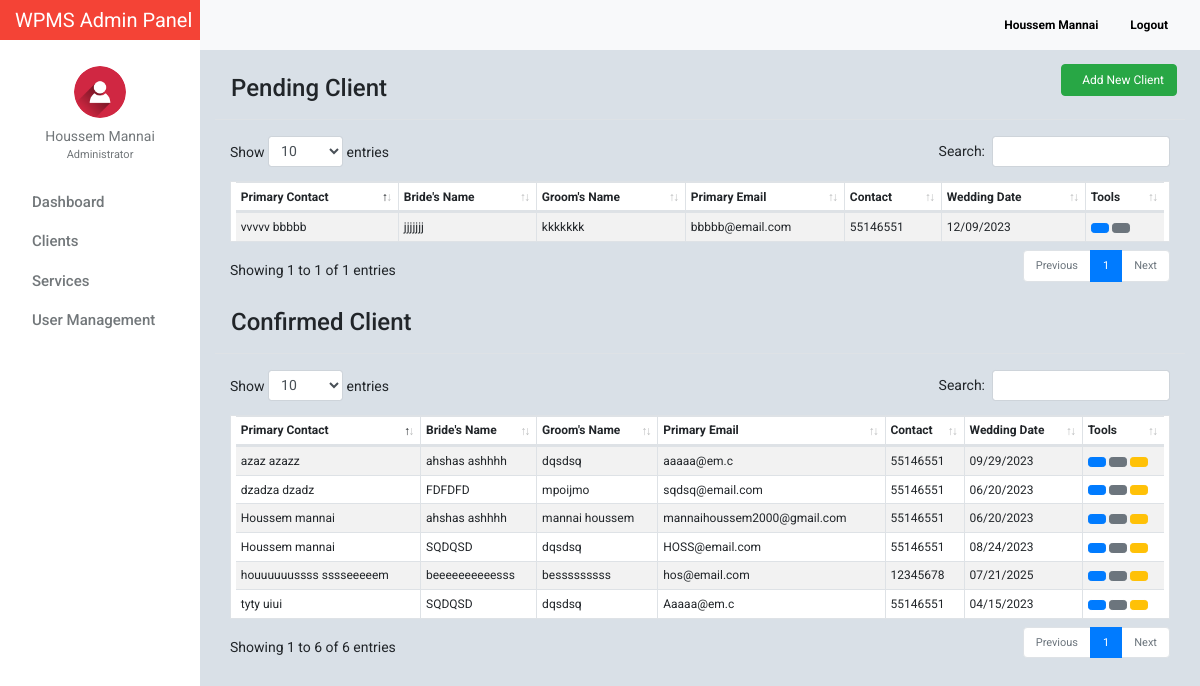
The page /admin/client.php (signed in) on the database its author committed.
### tables this page shows
CREATE TABLE `tblusers` (
  `id` int(11) NOT NULL,
  `firstname` varchar(32) NOT NULL,
  `lastname` varchar(32) NOT NULL,
  `gender` enum('m','f') NOT NULL,
  `username` varchar(50) NOT NULL,
  `password` varchar(50) NOT NULL,
  `email` varchar(100) NOT NULL,
  `designation` varchar(100) NOT NULL,
  `address` text NOT NULL,
  `access_level` enum('0','1','2') NOT NULL,
  `profile_picture` varchar(100) NOT NULL,
  `date_created` varchar(100) NOT NULL
);

CREATE TABLE `tblaccounts_detail` (
  `id` int(11) NOT NULL,
  `user_id` int(11) NOT NULL,
  `firstname` varchar(32) NOT NULL,
  `lastname` varchar(32) NOT NULL,
  `phone` varchar(20) NOT NULL,
  `city` varchar(50) NOT NULL,
  `datetime_created` timestamp NOT NULL DEFAULT current_timestamp(),
  `description` text NOT NULL,
  `location` text NOT NULL,
  `expectation_visitor` varchar(100) NOT NULL,
  `cash_advanced` decimal(10,2) NOT NULL,
  `status` varchar(100) NOT NULL DEFAULT 'pending',
  `date_signed` datetime NOT NULL
);

CREATE TABLE `tblweddingbook` (
  `booking_id` int(11) NOT NULL,
  `user_id` int(11) NOT NULL,
  `bride` varchar(32) NOT NULL,
  `groom` varchar(32) NOT NULL,
  `wedding_type` int(11) NOT NULL,
  `user_email` varchar(100) NOT NULL,
  `wedding_date` varchar(100) NOT NULL,
  `organizer_id` int(11) NOT NULL
);

### admin/include/database.php (called while the page is built, shortened)
<?php
class Database
{
    public $connection;
    public function open_connection()
    {
        $this->connection = mysqli_connect(DB_HOST, DB_USER, DB_PASS, DB_NAME);
    }
    public function query($sql)
    {
        $result = mysqli_query($this->connection, $sql);
        return $result;
    }
}
$db = new Database();
?>

### admin/include/db_object.php (called while the page is built, shortened)
<?php
class DB_Object
{
    public static function find_by_id($id) {
        $the_result_array = static::find_by_query("SELECT * FROM " . static::$db_table . " WHERE id = $id ORDER BY id DESC  LIMIT 1 ");
        return !empty($the_result_array) ? array_shift($the_result_array) : false;
    }
    public static function find_by_query($sql) {
        global $db;
        $result_set = $db->query($sql);
        $the_object_array = array();
        while($row = mysqli_fetch_array($result_set)) {
            $the_object_array[] = static::instantiation($row);
        }
        return $the_object_array;
    }
    public static function instantiation($the_record){
        $the_object = new $calling_class;
        foreach($the_record as $the_attribute => $value)
        {
            if($the_object->has_the_attribute($the_attribute)) {
                $the_object->$the_attribute = $value;
            }
        }
        return $the_object;
    }
    private function has_the_attribute($the_attribute) {
        $object_properties = get_object_vars($this);
        return array_key_exists($the_attribute, $object_properties);
    }
}
?>

### admin/include/Users.php (called while the page is built, shortened)
<?php
class Users extends DB_Object
{
    public $profile_picture;
    public $upload_directory = "upload/users";
    public $image_placeholder = "http://placehold.it/64x64&text=images";
    public function profile_picture_picture() {
        return empty($this->profile_picture) ? $this->image_placeholder : $this->upload_directory. '/' .$this->profile_picture;
    }
}
?>

### admin/include/Booking.php (called while the page is built, shortened)
<?php
class Booking extends DB_Object
{
    public static function getBooking() {
        global $db;
        $sql = "SELECT * FROM tblaccounts_detail INNER JOIN tblweddingbook ON tblweddingbook.user_id = tblaccounts_detail.user_id WHERE tblaccounts_detail.status = 'pending' ORDER BY booking_id ASC";
        $result_set = $db->query($sql);
        $the_object_array = array();
        while($row = mysqli_fetch_array($result_set)) {
            $the_object_array[] = static::instantiation($row);
        }
        return $the_object_array;
    }
     public static function ConfirmedBooking() {
        global $db;
        $sql = "SELECT * FROM tblaccounts_detail INNER JOIN tblweddingbook ON tblweddingbook.user_id = tblaccounts_detail.user_id WHERE tblaccounts_detail.status = 'confirm' ORDER BY booking_id ASC";
        $result_set = $db->query($sql);
        $the_object_array = array();
        while($row = mysqli_fetch_array($result_set)) {
            $the_object_array[] = static::instantiation($row);
        }
        return $the_object_array;
    }
}
?>

### admin/client.php (the view, shortened to what this page needs)
<?php
     $booking =  Booking::getBooking();
     $booking_confirm =  Booking::ConfirmedBooking();
?>
<?php $users_profile = Users::find_by_id($_SESSION['id']); ?>
<!doctype html>
<html lang="en">
<head>
    <link href="css/bootstrap.min.css" rel="stylesheet">
    <link href="css/dashboard.css" rel="stylesheet">
    <link href="css/dataTables.bootstrap4.min.css" rel="stylesheet">
    <link rel="stylesheet" type="text/css"
          href="https://cdn.materialdesignicons.com/2.1.19/css/materialdesignicons.min.css">
</head>
<body>
<?php include_once 'include/sidebar.php'; ?>
<div class="d-flex justify-content-between flex-wrap flex-md-nowrap align-items-center pb-2 mb-3 border-bottom">
    <h6 class="h4 mt-4 ml-3">Pending Client</h6>
    <div class="btn-toolbar mb-md-0">
        <div class="btn-group mr-2">
            <a class="btn btn-md btn-success" style="font-size: 12px;" href="client_add.php"><i class="mdi mdi-account-plus mr-2"></i> Add New Client</a>
        </div>
    </div>
</div>
<table id="pending" class="table table-striped table-bordered table-hover table-sm" cellspacing="0" width="100%" style="background: white;padding: 0 5px;">
    <thead>
        <tr>
            <th>Primary Contact</th>
            <th>Bride's Name</th>
            <th>Groom's Name</th>
            <th>Primary Email</th>
            <th>Contact</th>
            <th>Wedding Date</th>
            <th>Tools</th>
        </tr>
    </thead>
    <tbody>
    <?php foreach ($booking as $bookWedding) : ?>
        <tr>
            <td class=""><?= $bookWedding->firstname . ' ' . $bookWedding->lastname;?></td>
            <td class="">
                <?= (empty($bookWedding->bride)) ?  'Need to fill' :  $bookWedding->bride; ?>
            </td>
            <td class=""><?= (empty($bookWedding->groom)) ?  'Need to fill' :  $bookWedding->groom; ?></td>
            <td class=""><?= $bookWedding->user_email; ?></td>
            <td class=""> <?= $bookWedding->phone; ?></td>
            <td class=""><?= (empty($bookWedding->wedding_date)) ?  'N/A' :  $bookWedding->wedding_date; ?></td>
            <td>
                <a href="client_assign.php?booking=<?= $bookWedding->booking_id; ?>&user_id=<?= $bookWedding->user_id; ?>" class="btn btn-primary btn-sm" data-toggle="tooltip" data-placement="top" title="Assign user to weddings"><i class="mdi mdi-clipboard-account"></i></a>
                <a href="client_edit.php?booking=<?= $bookWedding->booking_id; ?>&user_id=<?= $bookWedding->user_id; ?>" class="btn btn-secondary btn-sm" data-toggle="tooltip" data-placement="top" title="Edit client account information"><i class="mdi mdi-account-edit"></i></a>
            </td>
        </tr>
    <?php endforeach; ?>
</tbody>
</table>
<div class="d-flex justify-content-between flex-wrap flex-md-nowrap align-items-center pb-2 mb-3 border-bottom">
    <h6 class="h4 mt-4 ml-3">Confirmed Client</h6>
</div>
<table id="confirmed" class="table table-striped table-hover table-bordered table-sm" cellspacing="0" width="100%" style="background: white;padding: 0 5px;">
    <thead>
        <tr>
            <th>Primary Contact</th>
            <th>Bride's Name</th>
            <th>Groom's Name</th>
            <th>Primary Email</th>
            <th>Contact</th>
            <th>Wedding Date</th>
            <th>Tools</th>
        </tr>
    </thead>
    <tbody>
    <?php foreach ($booking_confirm as $booking_confirm_row) : ?>
        <tr>
            <td class=""><?= $booking_confirm_row->firstname . ' ' . $booking_confirm_row->lastname;?></td>
            <td class="">
                <?= (empty($booking_confirm_row->bride)) ?  'Need to fill' :  $booking_confirm_row->bride; ?>
            </td>
            <td class=""><?= (empty($booking_confirm_row->groom)) ?  'Need to fill' :  $booking_confirm_row->groom; ?></td>
            <td class=""><?= $booking_confirm_row->user_email; ?></td>
            <td class=""> <?= $booking_confirm_row->phone; ?></td>
            <td class=""><?= (empty($booking_confirm_row->wedding_date)) ?  'N/A' :  $booking_confirm_row->wedding_date; ?></td>
            <td>
                <a href="client_assign.php?booking=<?= $booking_confirm_row->booking_id; ?>&user_id=<?= $booking_confirm_row->user_id; ?>" class="btn btn-primary btn-sm" data-toggle="tooltip" data-placement="top" title="Assign user to weddings"><i class="mdi mdi-clipboard-account"></i></a>
                <a href="client_edit.php?booking=<?= $booking_confirm_row->booking_id; ?>&user_id=<?= $booking_confirm_row->user_id; ?>" class="btn btn-secondary btn-sm" data-toggle="tooltip" data-placement="top" title="Edit client account information"><i class="mdi mdi-account-edit"></i></a>
                <a href="client_manage_account_details.php?booking_id=<?= $booking_confirm_row->booking_id; ?>&user_id=<?= $booking_confirm_row->user_id; ?>" class="btn btn-warning btn-sm" data-toggle="tooltip" data-placement="top" title="Enter client workbook to manage all wedding details"><i class="mdi mdi-account-card-details"></i></a>
            </td>
        </tr>
    <?php endforeach; ?>
</tbody>
</table>
</main>
</div>
</div>
</body>
</html>

### admin/include/sidebar.php (shortened to what this page needs)
<nav class="navbar sticky-top p-0" style="width: 16.7%;background-color: #f44336;">
    <a class="navbar-brand col-sm-3 col-md-2 mr-0" style="color:white;" href="dashboard.php">
        WPMS Admin Panel
    </a>
</nav>
<div class="container-fluid">
    <div class="row">
        <nav class="col-md-2 d-none d-md-block bg-light sidebar">
            <div class="sidebar-sticky">
                <ul class="nav flex-column">
                    <li class="nav-item mt-3">
                        <div class="text-center">
                            <a href="users_profile.php" class="user-button">
                                <img src="<?= $users_profile->profile_picture_picture(); ?>" class="img-fluid rounded-circle" width="52" height="52" alt="">
                                <div class="user-profile"><?= $users_profile->firstname . ' ' . $users_profile->lastname; ?></div>
                            </a>
                                <div class="text-center mt-0" style="font-size: 11px;color:#72777a;">
                                    <?= ($users_profile->designation == 0) ? 'Administrator' : 'Moderator'; ?>
                                </div>
                        </div>
                    </li>
                    <li class="nav-item"><div class="dropdown-divider"></div></li>
                    <li class="nav-item">
                        <a class="nav-link" href="dashboard.php">
                            Dashboard <span class="sr-only">(current)</span>
                        </a>
                    </li>
                    <li class="nav-item"><div class="dropdown-divider"></div></li>
                    <li class="nav-item">
                        <a class="nav-link" href="client.php" >
                            Clients
                        </a>
                    </li>
                    <li class="nav-item"><div class="dropdown-divider"></div></li>
                    <li class="nav-item">
                        <a class="nav-link" href="service_list.php">
                            Services
                        </a>
                    </li>
                    <li class="nav-item"><div class="dropdown-divider"></div></li>
                    <li class="nav-item">
                        <a class="nav-link" href="users.php">
                            User Management
                        </a>
                    </li>
                </ul>
            </div>
        </nav>
        <main role="main" class="col-md-9 ml-sm-auto col-lg-10" style="margin-top: -40px;z-index: 999">
            <nav class="navbar navbar-expand-lg navbar-light bg-light" style="margin-left:-15px;margin-right: -15px;">
                <button class="navbar-toggler" type="button" data-toggle="collapse" data-target="#navbarNav" aria-controls="navbarNav" aria-expanded="false" aria-label="Toggle navigation">
                </button>
                <div class="form-inline my-2 my-lg-0">
                    <a class="nav-link" href="users_profile.php"><b><?= ucfirst($users_profile->firstname) . ' ' . ucfirst($users_profile->lastname); ?></b></a>
                    <a class="nav-link" href="logout.php"><b><i class="mdi mdi-logout" style="color: #f44336!important;"></i> Logout</b></a>
                </div>
            </nav>

### admin/css/dashboard.css (style rules this page uses)
body { font-size: .875rem; font-family: 'Roboto', 'Segoe UI',sans-serif; background: #D9E0E7; }
.sidebar { position: fixed; top: 0; bottom: 0; left: 0; z-index: 100; padding: 0; box-shadow: inset -1px 0 0 rgba(0, 0, 0, .1); background-color: #fff; }
.sidebar-sticky { position: -webkit-sticky; position: sticky; top: 40px; height: calc(100vh - 48px); height: 100% !important; padding-top: 2.5rem; overflow-x: hidden; overflow-y: auto; background-color: #fff; }
.sidebar .nav-link { font-weight: 500; color: #72777a; font-size: 15px; text-transform: capitalize; transition: all 2s linear; font-family: 'Roboto', sans-serif; }
.nav.flex-column li.nav-item:nth-child(2) { margin-top:10px; }
.user-profile { color: #72777a; margin-top: 8px; }
img.img-fluid.rounded-circle { margin-top: 10px; }
.form-inline.my-2.my-lg-0 a.nav-link { color: black; font-size: 12px; }
.dropdown-divider { border-top: 1px solid #fff; }
.nav.flex-column a.nav-link { padding: .0rem 1rem; }
.user-profile { text-transform: capitalize; }
.btn-group.mr-2 { border-top-right-radius: 0 !important; border-left-right-radius: 0 !important; }

### admin/client.php (style rules this page uses)
body { margin-bottom: 3%; }
table.table.table-striped.table-bordered.table-sm { font-size:12px; }

### rows shown on the page
tblusers: profile_picture (picture), firstname "Houssem", lastname "Mannai"
tblaccounts_detail: firstname "vvvvv", lastname "bbbbb", tblweddingbook.bride "jjjjjjj", tblweddingbook.groom "kkkkkkk", tblweddingbook.user_email "bbbbb@email.com", phone "55146551", tblweddingbook.wedding_date "12/09/2023"
tblaccounts_detail: firstname "Houssem", lastname "mannai", tblweddingbook.bride "ahshas ashhhh", tblweddingbook.groom "mannai houssem", tblweddingbook.user_email "mannaihoussem2000@gmail.com", phone "55146551", tblweddingbook.wedding_date "06/20/2023"
tblaccounts_detail: firstname "Houssem", lastname "mannai", tblweddingbook.bride "SQDQSD", tblweddingbook.groom "dqsdsq", tblweddingbook.user_email "HOSS@email.com", phone "55146551", tblweddingbook.wedding_date "08/24/2023"
tblaccounts_detail: firstname "dzadza", lastname "dzadz", tblweddingbook.bride "FDFDFD", tblweddingbook.groom "mpoijmo", tblweddingbook.user_email "sqdsq@email.com", phone "55146551", tblweddingbook.wedding_date "06/20/2023"
tblaccounts_detail: firstname "azaz", lastname "azazz", tblweddingbook.bride "ahshas ashhhh", tblweddingbook.groom "dqsdsq", tblweddingbook.user_email "aaaaa@em.c", phone "55146551", tblweddingbook.wedding_date "09/29/2023"
tblaccounts_detail: firstname "tyty", lastname "uiui", tblweddingbook.bride "SQDQSD", tblweddingbook.groom "dqsdsq", tblweddingbook.user_email "Aaaaa@em.c", phone "55146551", tblweddingbook.wedding_date "04/15/2023"
tblaccounts_detail: firstname "houuuuuussss", lastname "sssseeeeem", tblweddingbook.bride "beeeeeeeeeesss", tblweddingbook.groom "besssssssss", tblweddingbook.user_email "hos@email.com", phone "12345678", tblweddingbook.wedding_date "07/21/2025"
